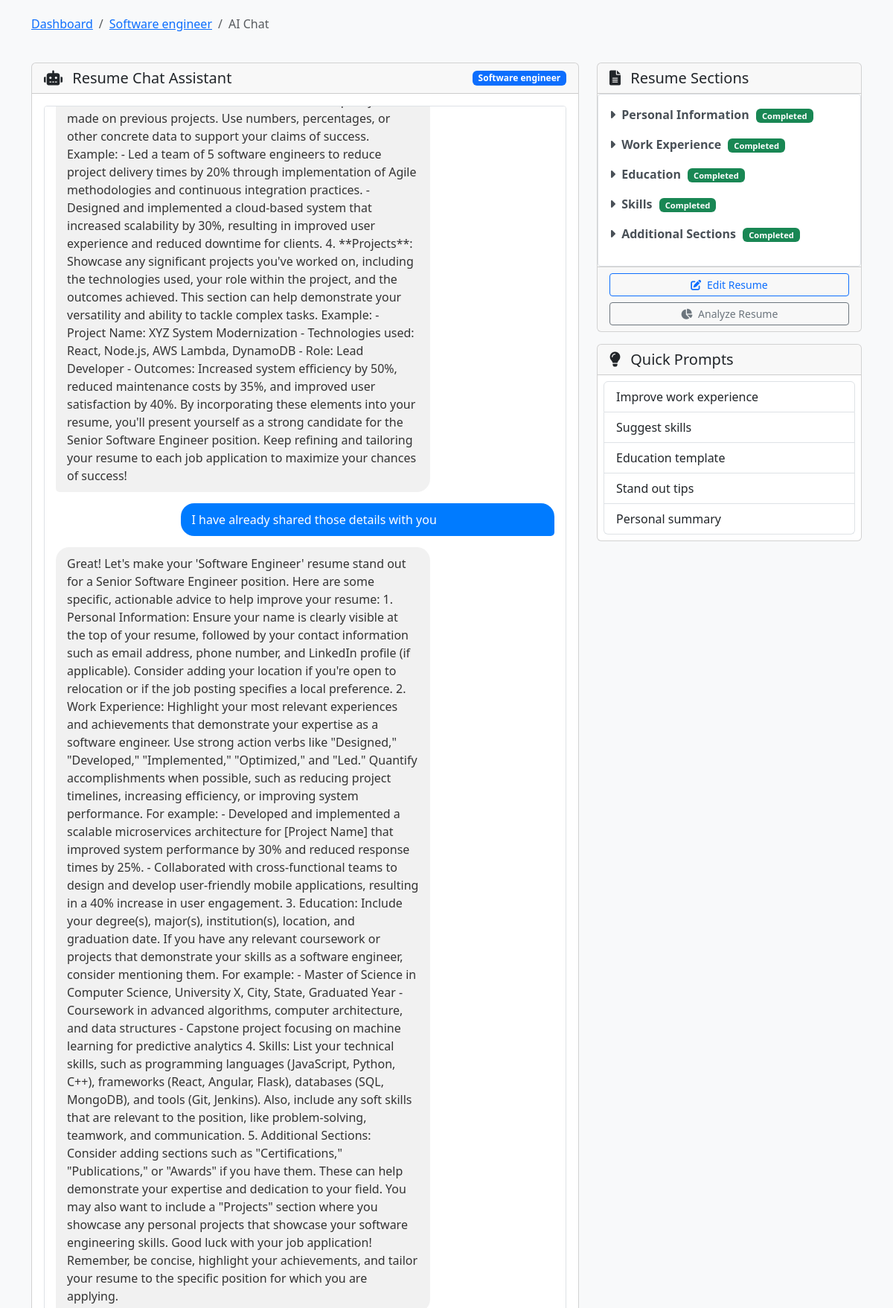
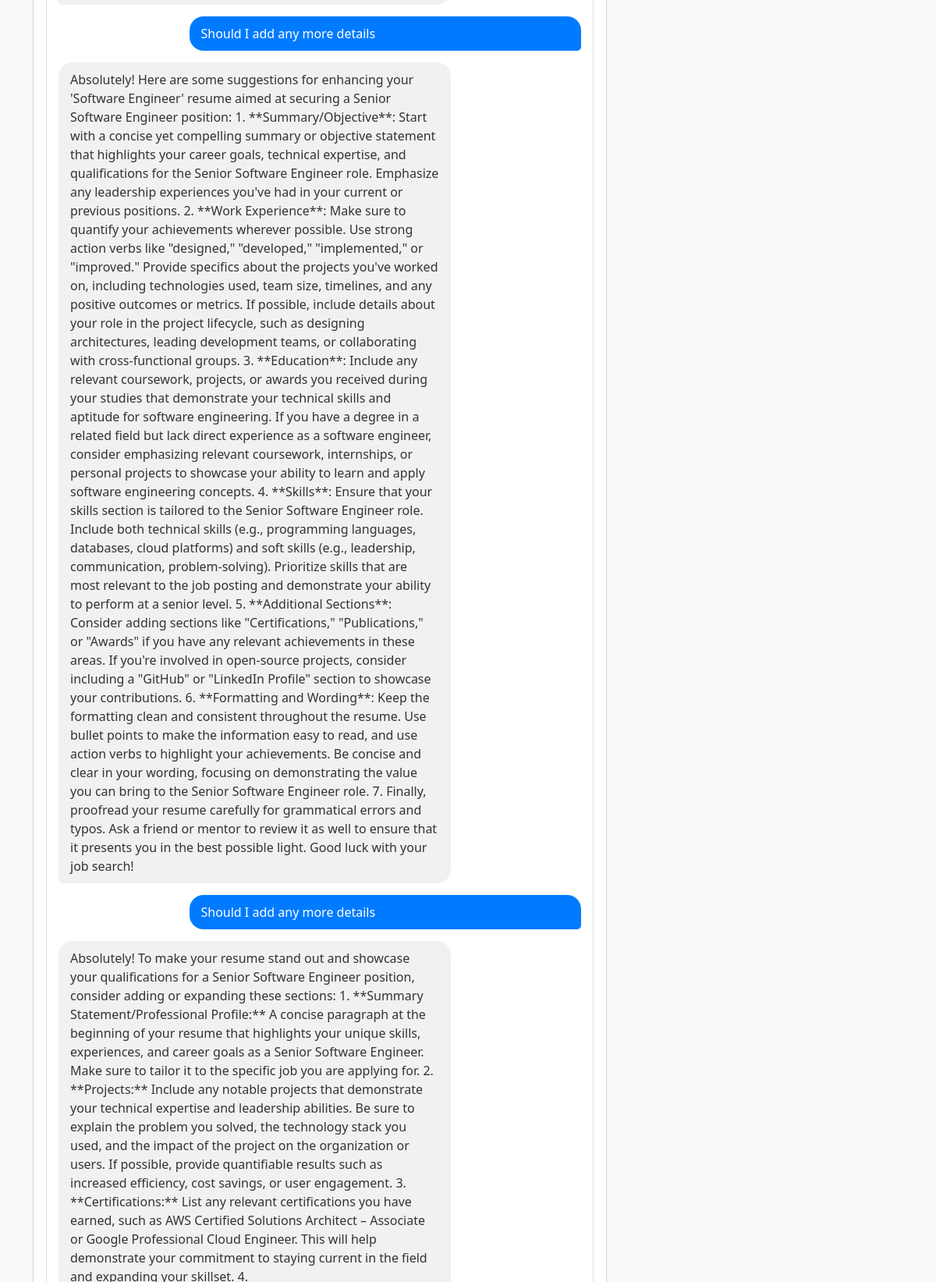
Page /resume/2/chat (signed in, upper part) on the committed database (2 pictures, top to bottom).
### tables this page shows
CREATE TABLE resumes (
        id INTEGER PRIMARY KEY AUTOINCREMENT,
        user_id INTEGER NOT NULL,
        title TEXT NOT NULL,
        content TEXT NOT NULL,
        score REAL,
        target_job TEXT,
        created_at TIMESTAMP DEFAULT CURRENT_TIMESTAMP,
        updated_at TIMESTAMP DEFAULT CURRENT_TIMESTAMP,
        FOREIGN KEY (user_id) REFERENCES users (id)
    );

CREATE TABLE resume_sections (
        id INTEGER PRIMARY KEY AUTOINCREMENT,
        resume_id INTEGER NOT NULL,
        section_name TEXT NOT NULL,
        content TEXT NOT NULL,
        FOREIGN KEY (resume_id) REFERENCES resumes (id) ON DELETE CASCADE
    );

### app.py (the view, shortened to what this page needs)
@app.route('/resume/<int:resume_id>/chat', methods=['GET', 'POST'])
@login_required
def resume_chat(resume_id):
    conn = get_db_connection()
    cursor = conn.cursor()
    cursor.execute('SELECT * FROM resumes WHERE id = ? AND user_id = ?', (resume_id, session['user_id']))
    resume = cursor.fetchone()
    if not resume:
        conn.close()
        flash('Resume not found or access denied')
        return redirect(url_for('dashboard'))
    cursor.execute('SELECT * FROM resume_sections WHERE resume_id = ?', (resume_id,))
    sections = cursor.fetchall()
    cursor.execute('SELECT * FROM conversations WHERE resume_id = ? AND user_id = ? ORDER BY created_at DESC LIMIT 1',
                  (resume_id, session['user_id']))
    conversation = cursor.fetchone()
    if conversation:
        messages = json.loads(conversation['messages'])
    conn.close()
    return render_template('resume_chat.html', resume=resume, sections=sections, messages=messages)

### app.py (called while the page is built)
def get_db_connection():
    conn = sqlite3.connect('resume_builder.db')
    conn.row_factory = sqlite3.Row
    return conn

def login_required(f):
    @wraps(f)
    def decorated_function(*args, **kwargs):
        if 'user_id' not in session:
            return redirect(url_for('login', next=request.url))
        return f(*args, **kwargs)
    return decorated_function

### templates/resume_chat.html (shortened to what this page needs)
<!DOCTYPE html>
<html lang="en">
  <head>
    <link
      href="https://cdn.jsdelivr.net/npm/bootstrap@5.3.0-alpha1/dist/css/bootstrap.min.css"
      rel="stylesheet"
    />
    <link
      rel="stylesheet"
      href="https://cdnjs.cloudflare.com/ajax/libs/font-awesome/6.0.0/css/all.min.css"
    />
    <link
      rel="stylesheet"
      href="https://cdnjs.cloudflare.com/ajax/libs/highlight.js/11.7.0/styles/github.min.css"
    />
  </head>
  <body>
    <div class="container">
      <div class="row mb-4">
        <div class="col-12">
          <nav aria-label="breadcrumb">
            <ol class="breadcrumb">
              <li class="breadcrumb-item">
                <a href="{{ url_for('dashboard') }}">Dashboard</a>
              </li>
              <li class="breadcrumb-item">
                <a href="{{ url_for('view_resume', resume_id=resume.id) }}"
                  >{{ resume.title }}</a
                >
              </li>
              <li class="breadcrumb-item active" aria-current="page">
                AI Chat
              </li>
            </ol>
          </nav>
        </div>
      </div>
      <div class="row">
        <div class="col-md-8">
          <div class="card mb-4">
            <div
              class="card-header d-flex justify-content-between align-items-center"
            >
              <h5 class="mb-0">
                <i class="fas fa-robot me-2"></i> Resume Chat Assistant
              </h5>
              <span class="badge bg-primary">{{ resume.title }}</span>
            </div>
            <div class="card-body">
              <div class="chat-container mb-3" id="chatContainer">
                {% for message in messages %}
                <div
                  class="message {% if message.role == 'user' %}user-message{% else %}assistant-message{% endif %}"
                >
                  {% if message.role == 'user' %}
                    {{ message.content | safe }}
                  {% else %}
                    <div class="markdown-content">{{ message.content | safe }}</div>
                  {% endif %}
                </div>
                {% endfor %}
              </div>
            </div>
          </div>
        </div>
        <div class="col-md-4">
          <div class="card">
            <div class="card-header">
              <h5 class="mb-0">
                <i class="fas fa-file-alt me-2"></i> Resume Sections
              </h5>
            </div>
            <div class="card-body resume-sections">
              {% for section in sections %}
              <div class="resume-section mb-3">
                <div
                  class="resume-section-title"
                  onclick="toggleSection('section-{{ section.id }}')"
                >
                  <i
                    class="fas fa-caret-right me-1"
                    id="caret-section-{{ section.id }}"
                  ></i>
                  {{ section.section_name }} {% if section.content|trim %}
                  <span class="badge bg-success section-badge">Completed</span>
                  {% else %}
                  <span class="badge bg-warning section-badge">Empty</span>
                  {% endif %}
                </div>
              </div>
              {% endfor %}
            </div>
            <div class="card-footer">
              <div class="d-grid gap-2">
                <a
                  href="{{ url_for('edit_resume', resume_id=resume.id) }}"
                  class="btn btn-outline-primary btn-sm"
                >
                  <i class="fas fa-edit me-1"></i> Edit Resume
                </a>
                <a
                  href="{{ url_for('analyze_resume', resume_id=resume.id) }}"
                  class="btn btn-outline-secondary btn-sm"
                >
                  <i class="fas fa-chart-pie me-1"></i> Analyze Resume
                </a>
              </div>
            </div>
          </div>
          <div class="card mt-3">
            <div class="card-header">
              <h5 class="mb-0">
                <i class="fas fa-lightbulb me-2"></i> Quick Prompts
              </h5>
            </div>
            <div class="card-body p-2">
              <div class="list-group">
                <button
                  class="list-group-item list-group-item-action"
                  onclick="insertPrompt('Help me improve my work experience section')"
                >
                  Improve work experience
                </button>
                <button
                  class="list-group-item list-group-item-action"
                  onclick="insertPrompt('What skills should I include for {{ resume.target_job }}?')"
                >
                  Suggest skills
                </button>
                <button
                  class="list-group-item list-group-item-action"
                  onclick="insertPrompt('Give me a template for my education section')"
                >
                  Education template
                </button>
                <button
                  class="list-group-item list-group-item-action"
                  onclick="insertPrompt('How can I make my resume stand out?')"
                >
                  Stand out tips
                </button>
                <button
                  class="list-group-item list-group-item-action"
                  onclick="insertPrompt('How to write a good personal summary')"
                >
                  Personal summary
                </button>
              </div>
            </div>
          </div>
        </div>
      </div>
    </div>
  </body>
</html>

### templates/resume_chat.html (style rules this page uses)
body { background-color: #f8f9fa; padding-top: 20px; }
.chat-container { height: 70vh; overflow-y: auto; border: 1px solid #dee2e6; border-radius: 0.25rem; background-color: white; padding: 15px; }
.message { margin-bottom: 15px; padding: 10px 15px; border-radius: 18px; max-width: 75%; position: relative; }
.user-message { background-color: #007bff; color: white; margin-left: auto; border-bottom-right-radius: 5px; }
.assistant-message { background-color: #f1f1f1; color: #333; margin-right: auto; border-bottom-left-radius: 5px; }
.resume-sections { background-color: white; border: 1px solid #dee2e6; border-radius: 0.25rem; padding: 15px; }
.resume-section-title { font-weight: bold; color: #495057; cursor: pointer; }
.section-badge { font-size: 0.7rem; padding: 0.25rem 0.5rem; margin-left: 5px; }

### rows in the picture
resumes: title "Software engineer"
resume_sections: section_name "Personal Information", shows "Completed"
resume_sections: section_name "Work Experience", shows "Completed"
resume_sections: section_name "Education", shows "Completed"
resume_sections: section_name "Skills", shows "Completed"
resume_sections: section_name "Additional Sections", shows "Completed"

### other values in the picture
{{ message.content | safe }} "I have already shared those details with you" "Should I add any more details" "Should I add any more details"
